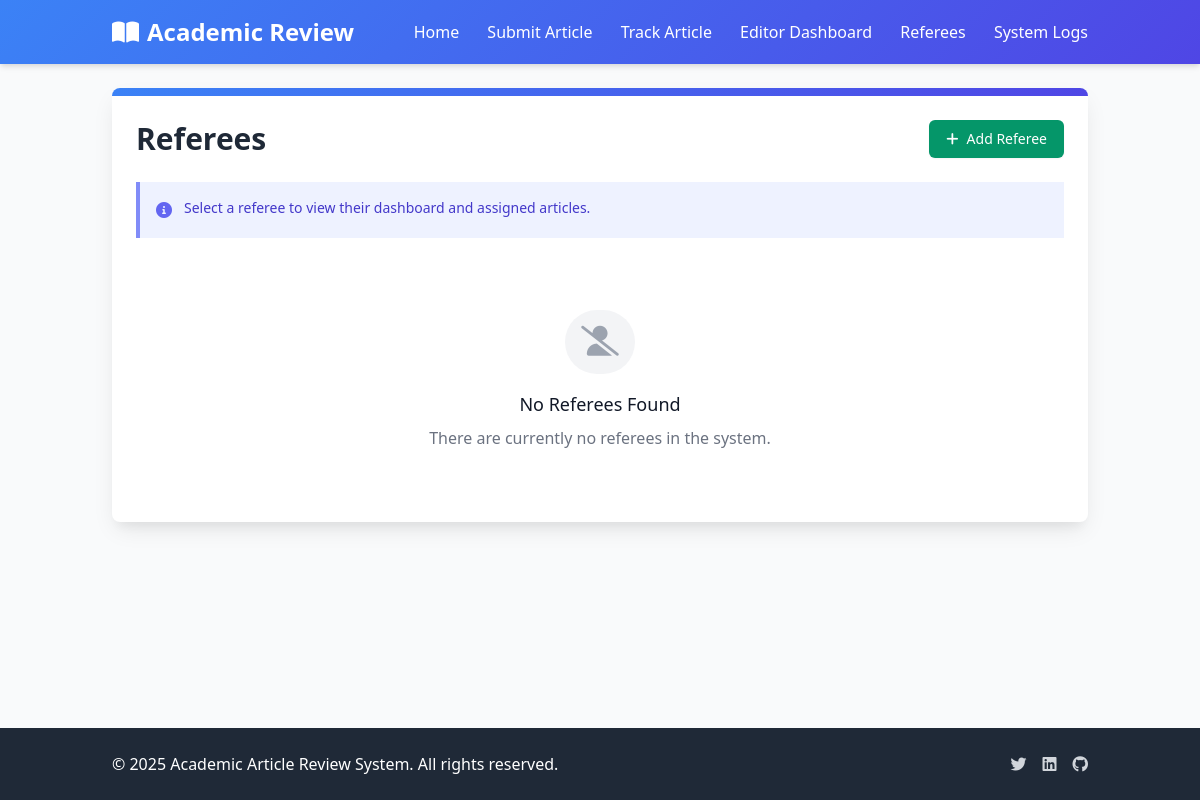
Page /referees/ on the earlier database version.
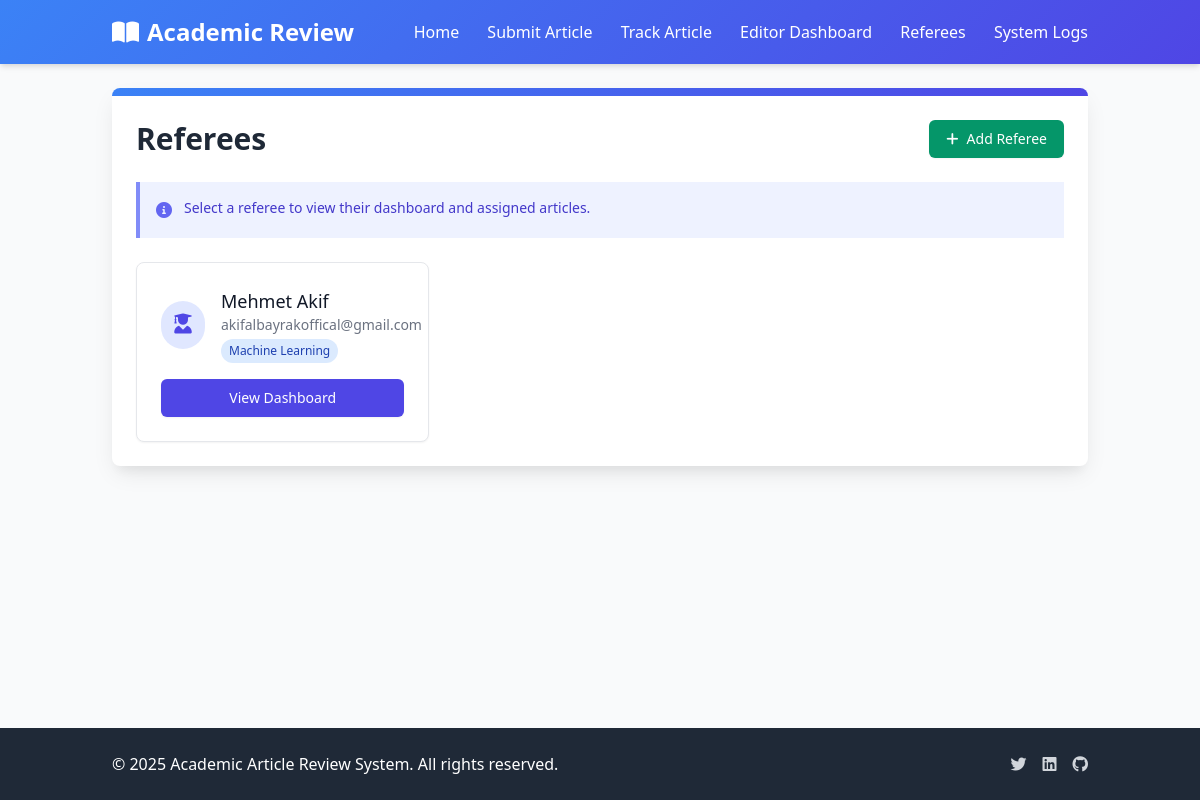
Same page on the later database version.
### articles/models.py (models this page shows, shortened)
class Referee(models.Model):
    user = models.OneToOneField(User, on_delete=models.CASCADE)
    specialization = models.CharField(max_length=255, blank=True, help_text="Referee's area of expertise (e.g., Machine Learning, Data Science)")

### articles/views.py (the view)
# urls.py: path('referees/', views.referee_list, name='referee_list'),
def referee_list(request):
    referees = Referee.objects.all()
    return render(request, 'articles/referee/list.html', {'referees': referees})

### templates/articles/referee/list.html
{% extends 'articles/base.html' %}
{% block content %}
<div class="max-w-6xl mx-auto">
    <div class="bg-white rounded-lg shadow-card overflow-hidden">
        <div class="gradient-bg h-2"></div>
        <div class="p-6">
            <div class="flex justify-between items-center mb-6">
                <h1 class="text-3xl font-bold text-gray-800">Referees</h1>
                <a href="{% url 'add_referee' %}" class="inline-flex items-center px-4 py-2 border border-transparent text-sm font-medium rounded-md shadow-sm text-white bg-green-600 hover:bg-green-700 focus:outline-none focus:ring-2 focus:ring-offset-2 focus:ring-green-500">
                    <i class="fas fa-plus mr-2"></i> Add Referee
                </a>
            </div>
            <div class="bg-indigo-50 border-l-4 border-indigo-400 p-4 mb-6">
                <div class="flex">
                    <div class="flex-shrink-0">
                        <i class="fas fa-info-circle text-indigo-500"></i>
                    </div>
                    <div class="ml-3">
                        <p class="text-sm text-indigo-700">
                            Select a referee to view their dashboard and assigned articles.
                        </p>
                    </div>
                </div>
            </div>
            <div class="grid grid-cols-1 md:grid-cols-3 gap-6">
                {% for referee in referees %}
                <div class="bg-white rounded-lg border border-gray-200 shadow-sm overflow-hidden hover:shadow-md transition-shadow">
                    <div class="p-6">
                        <div class="flex items-center mb-4">
                            <div class="bg-indigo-100 rounded-full p-3 mr-4">
                                <i class="fas fa-user-graduate text-indigo-600 text-xl"></i>
                            </div>
                            <div>
                                <h3 class="text-lg font-medium text-gray-900">{{ referee.user.username }}</h3>
                                <p class="text-sm text-gray-500">{{ referee.user.email }}</p>
                                {% if referee.specialization %}
                                <p class="text-xs mt-1 bg-blue-100 text-blue-800 px-2 py-1 rounded-full inline-block">
                                    {{ referee.specialization }}
                                </p>
                                {% endif %}
                            </div>
                        </div>
                        <div class="mt-4">
                            <a href="{% url 'referee_dashboard' referee.id %}" class="w-full inline-flex justify-center items-center px-4 py-2 border border-transparent text-sm font-medium rounded-md shadow-sm text-white bg-indigo-600 hover:bg-indigo-700 focus:outline-none focus:ring-2 focus:ring-offset-2 focus:ring-indigo-500">
                                View Dashboard
                            </a>
                        </div>
                    </div>
                </div>
                {% empty %}
                <div class="md:col-span-3 text-center py-12">
                    <div class="inline-block p-4 rounded-full bg-gray-100 mb-4">
                        <i class="fas fa-user-slash text-gray-400 text-3xl"></i>
                    </div>
                    <h3 class="text-lg font-medium text-gray-900">No Referees Found</h3>
                    <p class="text-gray-500 mt-2">There are currently no referees in the system.</p>
                </div>
                {% endfor %}
            </div>
        </div>
    </div>
</div>
{% endblock %}

Differences in the rows shown:
added Referee: user.username "Mehmet Akif", user.email "akifalbayrakoffical@gmail.com", specialization "Machine Learning"
Other differences:
text no longer shown: "No Referees Found There are currently no referees in the system."
